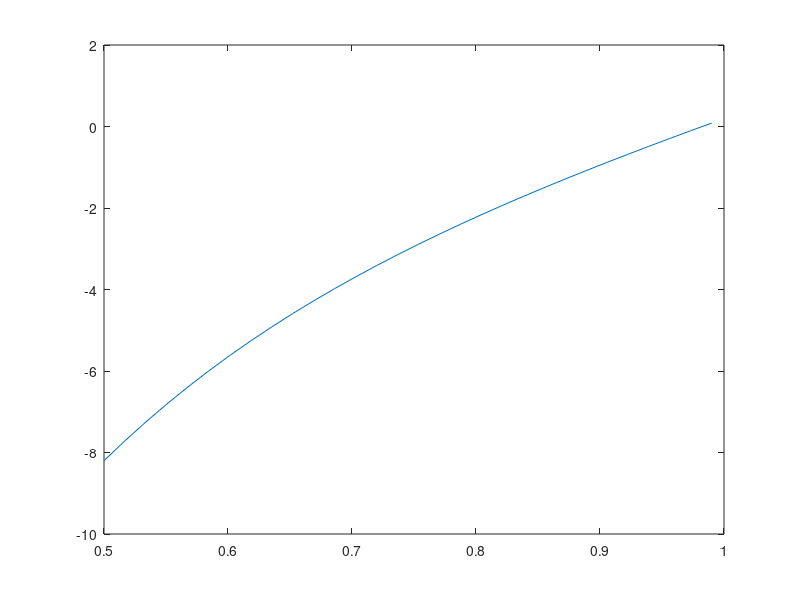

This figure's MATLAB source:
N=30;
out_vec = zeros(1,N); %zeros(N,N,N,N);
Fr_num = 1.5; %linspace(0.6,5,N);
uw_num = 3.625; %linspace(2.5,3.0,N);
h_crit = linspace(1.05,1.5,N);

% for i=1:N
    Fr = Fr_num;
%     for j=1:N
        uw = uw_num;
%         for k = 1:N
            hc = h_crit;
            Q1 = -0.6492; %hc*(hc^2-uw);
            hm_crit = -Q1/uw;
            hmin_num = linspace(0.5,0.99,N);
            for l = 1:N
                hmin = hmin_num(l);
                umin = Q1/hmin+uw;
                hmax = (-hmin+sqrt(hmin^2+8*Q1^2*Fr^2/hmin))/2;
                umax = Q1/hmax+uw;
                sq_diff = umax/hmax^2-umin/hmin^2;
                out_vec(1,l) = sq_diff;
            end
%         end
%     end
% end
plot(hmin_num,out_vec)